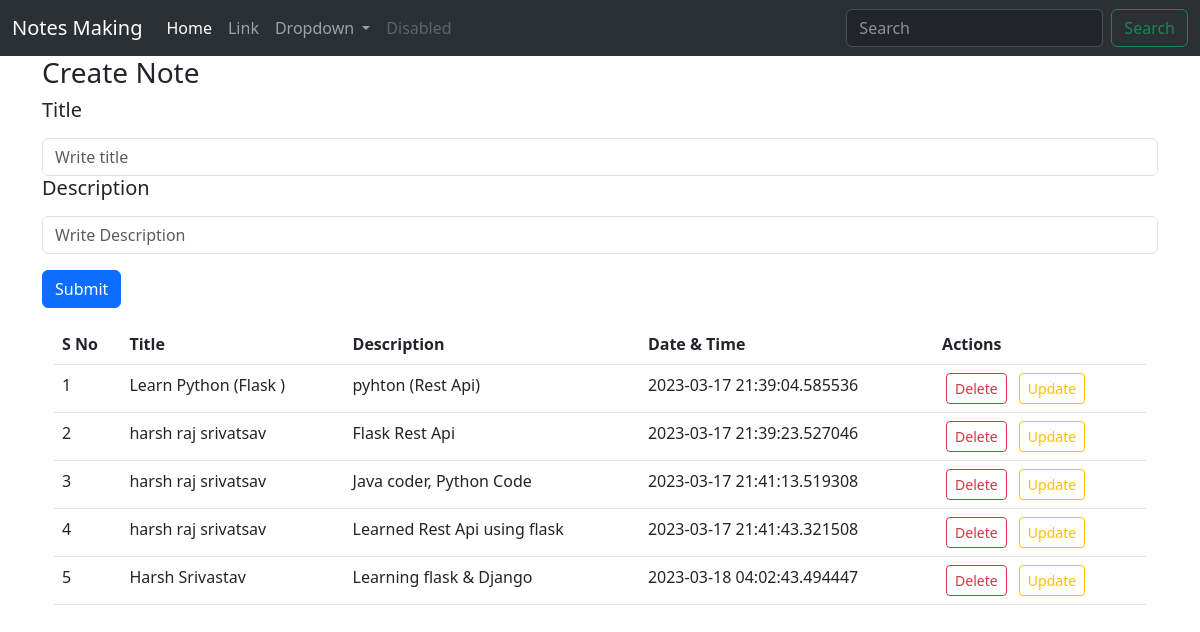
The page / on the database its author committed.
### main.py (models this page shows, shortened)
class Note(db.Model):
    sno = db.Column(db.Integer, primary_key=True)
    title = db.Column(db.String(300), nullable=False)
    description = db.Column(db.String(500), nullable=False)
    date_time = db.Column(db.DateTime, default=datetime.utcnow)

### main.py (the view, shortened to what this page needs)
@app.route('/', methods=['GET', 'POST'])
def Home():
    allNote = Note.query.all()
    return render_template("index.html", allNote=allNote)

### templates/index.html (shortened to what this page needs)
<!doctype html>
<html lang="en">
<head>
    <link href="https://cdn.jsdelivr.net/npm/bootstrap@5.3.0-alpha1/dist/css/bootstrap.min.css" rel="stylesheet"
>
</head>
<body>
    <nav class="navbar navbar-expand-lg bg-body-tertiary" class="navbar bg-primary" data-bs-theme="dark">
        <div class="container-fluid">
            <a class="navbar-brand" href="/">Notes Making</a>
            <div class="collapse navbar-collapse" id="navbarSupportedContent">
                <ul class="navbar-nav me-auto mb-2 mb-lg-0">
                    <li class="nav-item">
                        <a class="nav-link active" aria-current="page" href="#">Home</a>
                    </li>
                    <li class="nav-item">
                        <a class="nav-link" href="#">Link</a>
                    </li>
                    <li class="nav-item dropdown">
                        <a class="nav-link dropdown-toggle" href="#" role="button" data-bs-toggle="dropdown"
                            aria-expanded="false">
                            Dropdown
                        </a>
                    </li>
                    <li class="nav-item">
                        <a class="nav-link disabled">Disabled</a>
                    </li>
                </ul>
                <form class="d-flex" role="search">
                    <input class="form-control me-2" type="search" placeholder="Search" aria-label="Search">
                    <button class="btn btn-outline-success" type="submit">Search</button>
                </form>
            </div>
        </div>
    </nav>
    <div class="container mx-auto"><h3 >Create Note</h3></div>
    <div class="container mx-auto mt-2"  >
        <form action="/" method="POST">
            <div class="mb-3">
              <label for="exampleInputEmail1" class="form-label"><h5>Title</h5></label>
              <input type="text" class="form-control" name="title" placeholder="Write title" id="exampleInputEmail1" aria-describedby="emailHelp">
            <div class="mb-3">
              <label for="exampleInputPassword1" class="form-label"><h5>Description</h5></label>
              <input type="text" class="form-control" name="description" placeholder="Write Description" id="exampleInputPassword1">
            </div>
            <button type="submit" class="btn btn-primary "  >Submit</button>
          </form>
    </div>
    <div class="container" class="mt-3">
        <table class="table">
            <thead>
              <tr>
                <th scope="col">S No</th>
                <th scope="col">Title</th>
                <th scope="col">Description</th>
                <th scope="col">Date & Time</th>
                <th scope="col">Actions</th>
              </tr>
            </thead>
            {% for Note in allNote %}
            <tr>
                <td >{{loop.index}}</td>
                <td >{{Note.title}}</td>
                <td>{{Note.description}}</td>
                <td>{{Note.date_time}}</td>
                <td><a href ="/delete/{{Note.sno}}"><button type="button" class="btn btn-outline-danger btn-sm mx-1">Delete</button></a>
                    <a href ="/update/{{Note.sno}}"><button type="button" class="btn btn-outline-warning btn-sm mx-1">Update</button></a>
                </td>
            </tr>
            {% endfor %}
          </table>
    </div>
</body>
</html>

### rows shown on the page
Note: title "Learn Python (Flask )", description "pyhton (Rest Api)", date_time "2023-03-17 21:39:04.585536"
Note: title "harsh raj srivatsav", description "Flask Rest Api", date_time "2023-03-17 21:39:23.527046"
Note: title "harsh raj srivatsav", description "Java coder, Python Code", date_time "2023-03-17 21:41:13.519308"
Note: title "harsh raj srivatsav", description "Learned Rest Api using flask", date_time "2023-03-17 21:41:43.321508"
Note: title "Harsh Srivastav", description "Learning flask & Django", date_time "2023-03-18 04:02:43.494447"
